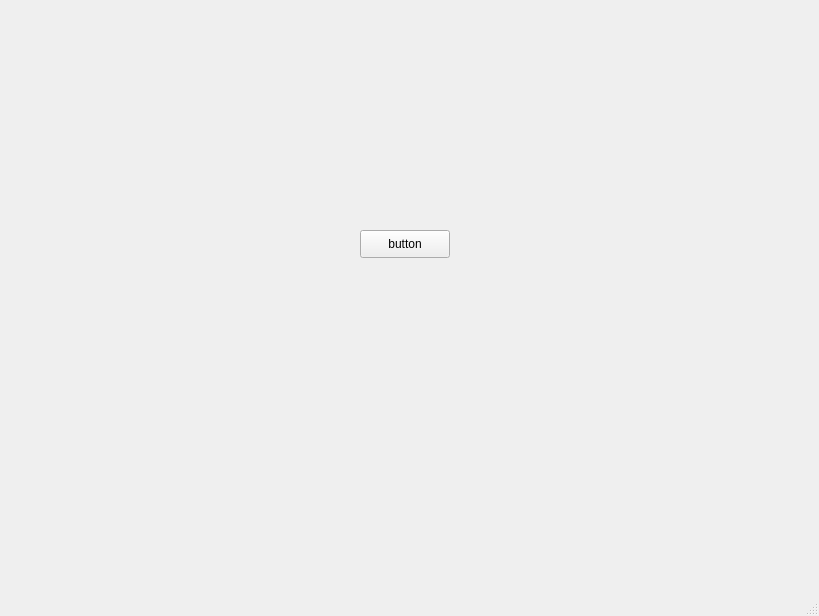
<?xml version="1.0" encoding="UTF-8"?>
<ui version="4.0">
 <class>MainWindow</class>
 <widget class="QMainWindow" name="MainWindow">
  <property name="geometry">
   <rect>
    <x>0</x>
    <y>0</y>
    <width>819</width>
    <height>616</height>
   </rect>
  </property>
  <property name="windowTitle">
   <string>MainWindow</string>
  </property>
  <widget class="QWidget" name="centralwidget">
   <widget class="QPushButton" name="pushButton">
    <property name="geometry">
     <rect>
      <x>360</x>
      <y>230</y>
      <width>90</width>
      <height>28</height>
     </rect>
    </property>
    <property name="text">
     <string>button</string>
    </property>
   </widget>
  </widget>
  <widget class="QMenuBar" name="menubar">
   <property name="geometry">
    <rect>
     <x>0</x>
     <y>0</y>
     <width>819</width>
     <height>22</height>
    </rect>
   </property>
  </widget>
  <widget class="QStatusBar" name="statusbar"/>
 </widget>
 <resources/>
 <connections/>
</ui>
